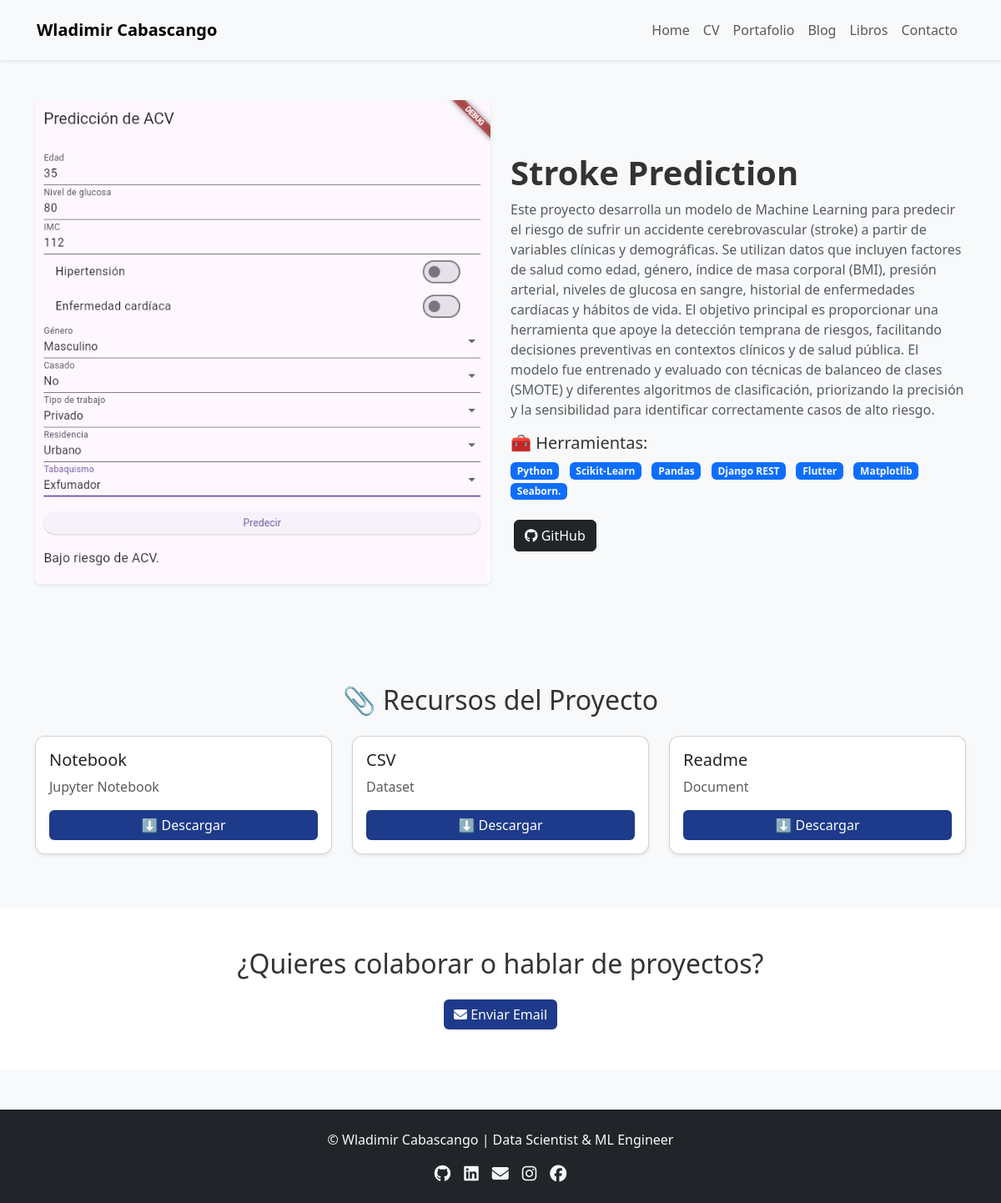
The app's page /project/3/ with its own data.
### main/models.py (models this page shows, shortened)
class Project(models.Model):
    title = models.CharField(max_length=200)
    description = models.TextField()
    tools = models.CharField(max_length=200)
    github_link = models.URLField(blank=True, null=True)
    demo_link = models.URLField(blank=True, null=True)  # para ver la demo online
    image = models.ImageField(upload_to='project_images/', blank=True, null=True)
    tags = models.CharField(max_length=200, blank=True, null=True)  # filtros por tecnología
    created_at = models.DateTimeField(auto_now_add=True)
    updated_at = models.DateTimeField(auto_now=True)
    has_demo = models.BooleanField(default=False, verbose_name="¿Mostrar demo interactiva?")
    api_url = models.URLField(blank=True, null=True, verbose_name="URL del endpoint (si aplica)")

class Resource(models.Model):
    RESOURCE_TYPES = (
        ('notebook', 'Jupyter Notebook'),
        ('dataset', 'Dataset'),
        ('doc', 'Document'),
        ('other', 'Other'),
    )
    project = models.ForeignKey(Project, related_name='resources', on_delete=models.CASCADE)
    name = models.CharField(max_length=200)
    file = models.FileField(upload_to='project_resources/')
    resource_type = models.CharField(max_length=20, choices=RESOURCE_TYPES, default='other')
    uploaded_at = models.DateTimeField(auto_now_add=True)

### main/views.py (the view)
# urls.py: path('project/<int:project_id>/', views.project_detail, name='project_detail'),
def project_detail(request, project_id):
    project = get_object_or_404(Project, id=project_id)
    project.tools_list = project.tools.split(',') if project.tools else []
    return render(request, 'main/project_detail.html', {'project': project})

### main/templates/main/project_detail.html (shortened to what this page needs)
{% extends 'main/base.html' %}
{% load static %}
{% block content %}
<section class="py-5 bg-light">
    <div class="container">
        <div class="row align-items-center">
            <div class="col-md-6 mb-4">
                {% if project.image %}
                    <img src="{{ project.image.url }}" alt="{{ project.title }}" class="img-fluid rounded shadow-sm">
                {% else %}
                    <img src="{% static 'images/project_placeholder.png' %}" alt="{{ project.title }}" class="img-fluid rounded shadow-sm">
                {% endif %}
            </div>
            <div class="col-md-6">
                <h1 class="fw-bold">{{ project.title }}</h1>
                <p class="mb-3 text-muted">{{ project.description }}</p>
                {% if project.tools_list %}
                <h5>🧰 Herramientas:</h5>
                <ul class="list-inline mb-3">
                    {% for tool in project.tools_list %}
                        <li class="list-inline-item badge bg-primary text-light">{{ tool }}</li>
                    {% endfor %}
                </ul>
                {% endif %}
                <div class="mt-4">
                    {% if project.github_link %}
                        <a href="{{ project.github_link }}" target="_blank" class="btn btn-dark mx-1">
                            <i class="fab fa-github"></i> GitHub
                        </a>
                    {% endif %}
                </div>
            </div>
        </div>
    </div>
</section>
{% if project.resources.all %}
<section class="py-5 bg-light">
    <div class="container">
        <h2 class="text-center mb-4">📎 Recursos del Proyecto</h2>
        <div class="row">
            {% for resource in project.resources.all %}
            <div class="col-md-4 mb-3">
                <div class="card shadow-sm h-100">
                    <div class="card-body d-flex flex-column">
                        <h5 class="card-title">{{ resource.name }}</h5>
                        <p class="card-text text-muted">{{ resource.get_resource_type_display }}</p>
                        <div class="mt-auto">
                            <a href="{{ resource.file.url }}" class="btn btn-primary w-100" download>⬇️ Descargar</a>
                        </div>
                    </div>
                </div>
            </div>
            {% endfor %}
        </div>
    </div>
</section>
{% endif %}
<section id="contact" class="py-5 bg-white">
    <div class="container text-center">
        <h2 class="mb-4">¿Quieres colaborar o hablar de proyectos?</h2>
        <a href="mailto:wladimireder@gmail.com" class="btn btn-primary">
            <i class="fas fa-envelope"></i> Enviar Email
        </a>
    </div>
</section>
{% endblock %}

### main/static/css/style.css (style rules this page uses)
body { font-family: 'Segoe UI', Tahoma, Geneva, Verdana, sans-serif; background-color: #f8f9fa; color: #333; }
section { padding: 60px 0; }
.card { border-radius: 12px; transition: all 0.3s ease; }
.btn-primary { background-color: #1e3a8a; border: none; transition: all 0.3s ease; }

### records on screen
Project: image (picture), title "Stroke Prediction", description "Este proyecto desarrolla un modelo de Machine Learning para predecir el riesgo de sufrir un accidente cerebrovascular (stroke) a partir de variables clínicas y demográficas. Se utilizan datos que incluyen factores de salud como edad, género, índice de masa corporal (BMI), presión arterial, niveles de glucosa en sangre, historial de enfermedades cardíacas y hábitos de vida. El objetivo principal es proporcionar una herramienta que apoye la detección temprana de riesgos, facilitando decisiones preventivas en contextos clínicos y de salud pública. El modelo fue entrenado y evaluado con técnicas de balanceo de clases (SMOTE) y diferentes algoritmos de clasificación, priorizando la precisión y…"
Resource: name "Notebook", resource_type "Jupyter Notebook"
Resource: name "CSV", resource_type "Dataset"
Resource: name "Readme", resource_type "Document"

### other values on screen
{{ tool }} "Python" "Scikit-Learn" "Pandas" "Django REST" "Flutter" "Matplotlib" "Seaborn."
